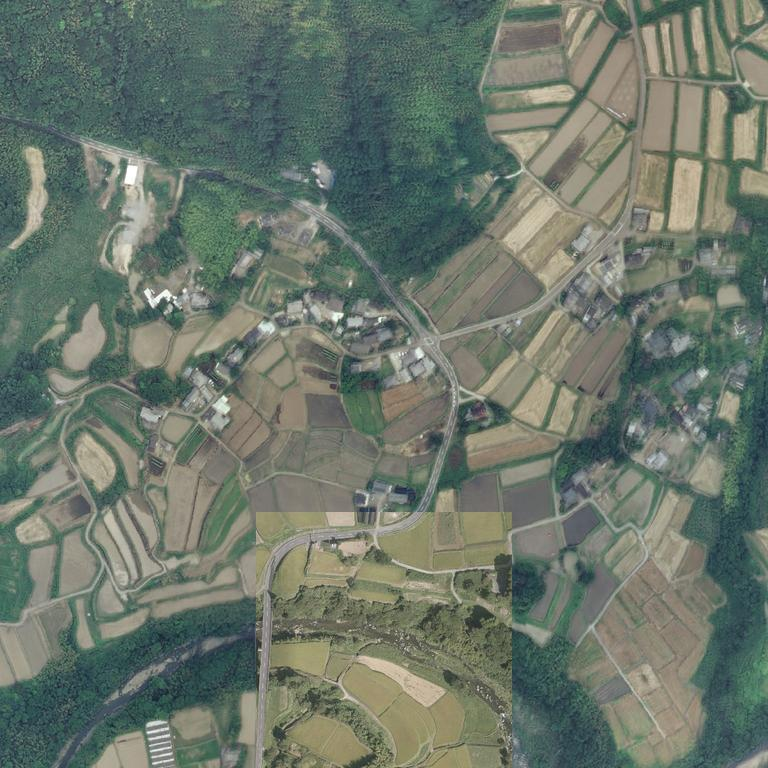
#> input picture aerial_tsujiwara_1km_z17.jpg, 768 x 768 px, found by its file name
$ python filter_skeleton_by_color.py
#> lines starting #> are read from the running program, lines starting #| are printed output that depends on the picture; after the words box and inside, x2 and y2 are one past the last pixel; in counts of white or black regions, pixels touching at a corner belong together; pictures that were not available may be replaced by others from this repository, and a replacement may not be noted
# filter_skeleton_by_color.py
import cv2
import numpy as np

AERIAL_PATH = "data/aerial_tsujiwara_1km_z17.jpg"   # 航空写真
SKEL_PATH   = "road_line_mask_skel.png"             # いちばん精度良さそうなスケルトン
OUTPUT      = "road_line_mask_color_filtered.png"

# ===== パラメータ（ここをいじって調整） =====
# HSV で「濃い緑」とみなす範囲
GREEN_H_MIN = 35   # 0-179
GREEN_H_MAX = 85
SAT_MIN     = 60   # 彩度の下限（0-255）
VAL_MIN     = 40   # 明度の下限（真っ暗な影を除く）

# Excess Green の閾値（2G - R - B がこれより大きいと「緑優勢」とみなす）
EXG_THRESH  = 20

# 森林マスクをどれくらい膨張させるか（道路境界までまとめて削る用）
DILATE_KERNEL = 3    # 奇数。3 か 5 くらいがおすすめ

def main():
    # 画像読み込み
    aerial = cv2.imread(AERIAL_PATH)
#> aerial is the input picture: shape (768, 768, 3); mean B, G, R 106.5, 118.2, 107
    if aerial is None:
        raise RuntimeError(f"failed to read aerial: {AERIAL_PATH}")

    skel = cv2.imread(SKEL_PATH, cv2.IMREAD_GRAYSCALE)
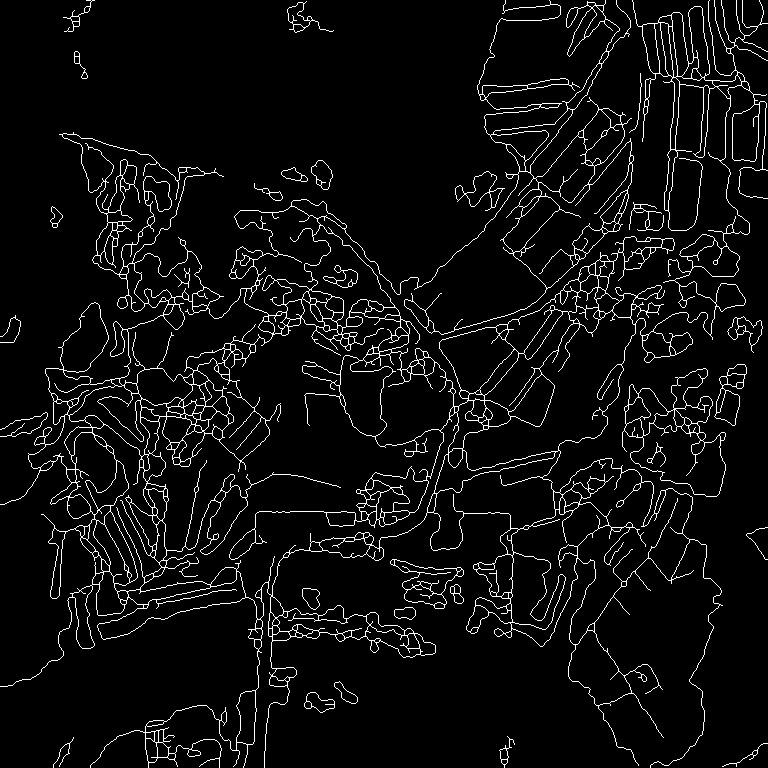
#> input picture road_skel_with_major.png, 768 x 768 px, given in place of road_line_mask_skel.png, which was not available
#> skel: shape (768, 768); 5.3% white in thin lines or dots
    if skel is None:
        raise RuntimeError(f"failed to read skeleton: {SKEL_PATH}")

    # サイズが違う場合は、スケルトンに合わせて航空写真をリサイズ
    h_s, w_s = skel.shape
#> h_s = 768; w_s = 768
    h_a, w_a, _ = aerial.shape
#> h_a = 768; w_a = 768
    if (h_s, w_s) != (h_a, w_a):
        print(f"resize aerial from {(h_a, w_a)} to {(h_s, w_s)}")
        aerial = cv2.resize(aerial, (w_s, h_s), interpolation=cv2.INTER_LINEAR)

    # BGR -> HSV
    hsv = cv2.cvtColor(aerial, cv2.COLOR_BGR2HSV)
#> hsv: shape (768, 768, 3); mean H, S, V 56.7, 51.1, 120.3
    h, s, v = cv2.split(hsv)
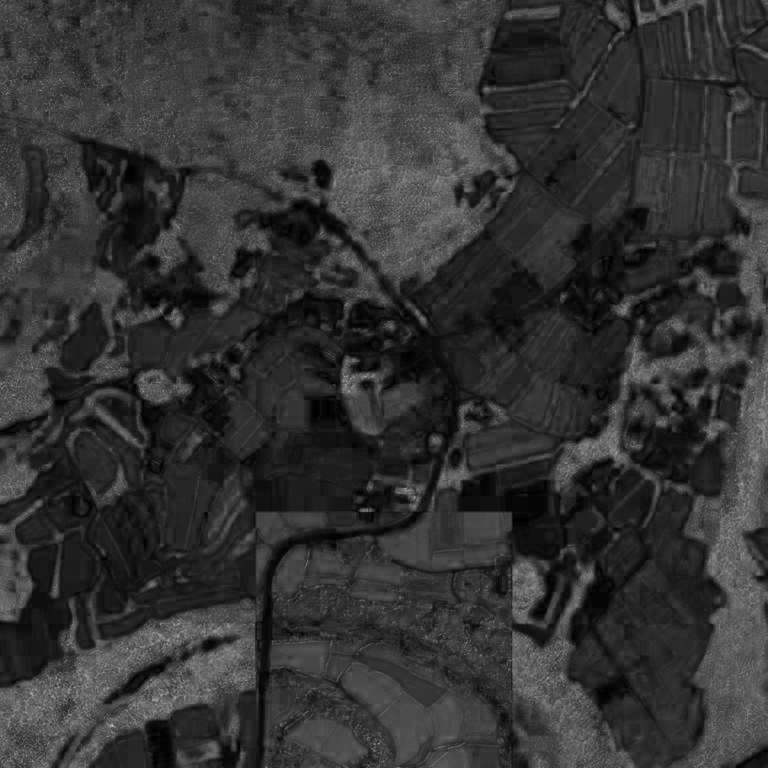
#> s: shape (768, 768); min 0, max 221, mean 51.1

    # BGR チャンネルも取り出して Excess Green を計算
    b, g, r = cv2.split(aerial.astype(np.int16))
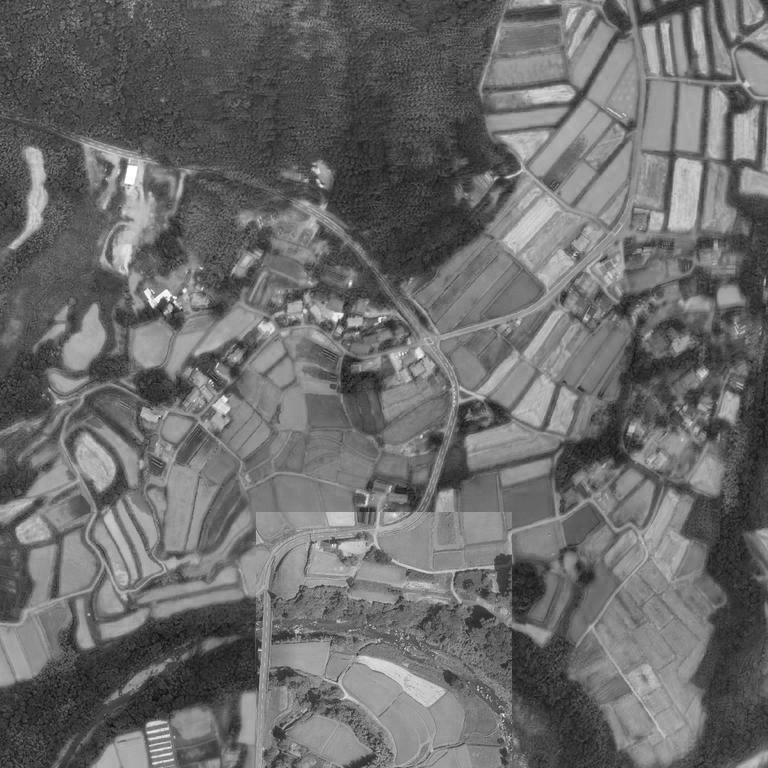
#> r: shape (768, 768) int16; min 5, max 255, mean 107
    exg = 2 * g - r - b   # 負の値もあるので int16 のまま
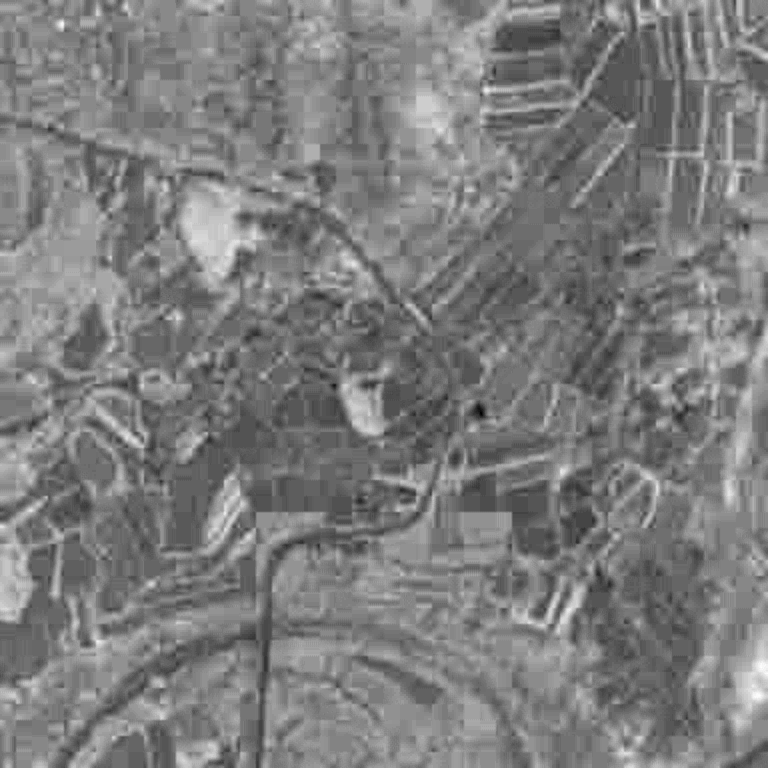
#> exg: shape (768, 768) int16; min -40, max 88, mean 22.9; drawn with min black and max white

    # 「緑優勢」かどうか（Excess Green）
    exg_mask = (exg > EXG_THRESH)
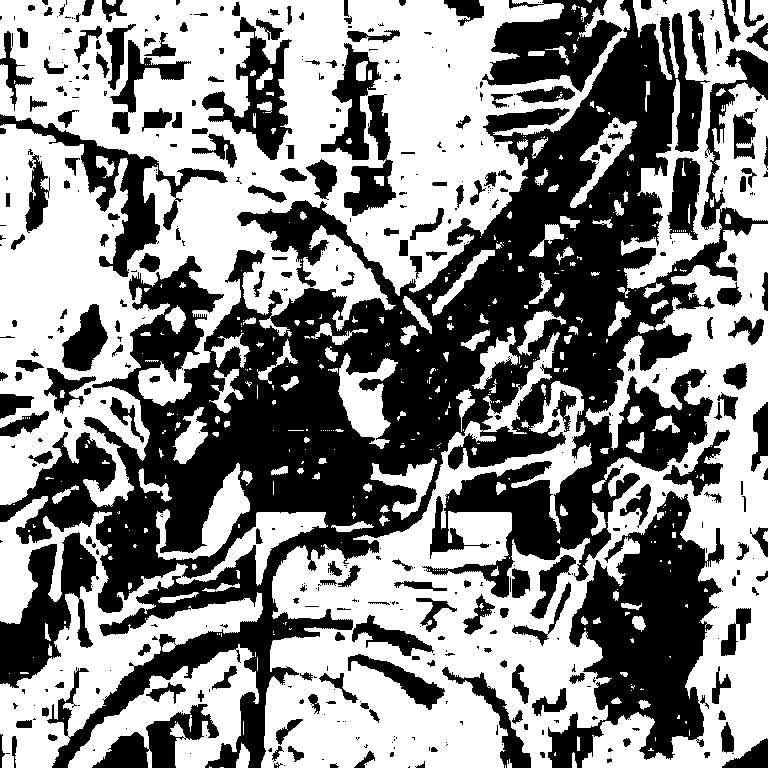
#> exg_mask: shape (768, 768) bool; 53.8% white; 489 black regions (271 under 20 px), largest, box (x1, y1, x2, y2) and area: (0, 0, 768, 768) 171011, (548, 491, 724, 768) 23185, (0, 532, 99, 688) 7131

    # HSV で「緑っぽい」「そこそこ明るくて彩度がある」ピクセル
    green_hsv_mask = (
        (h >= GREEN_H_MIN) & (h <= GREEN_H_MAX) &
        (s >= SAT_MIN) & (v >= VAL_MIN)
    )
#> green_hsv_mask: shape (768, 768) bool; 16.5% white; 1646 white regions (1313 under 20 px), largest, box (x1, y1, x2, y2) and area: (351, 0, 502, 176) 9528, (176, 181, 291, 316) 5373, (721, 618, 768, 736) 3015

    # 上の両方を満たすところを「森林」とみなす
    forest_mask = (exg_mask & green_hsv_mask).astype(np.uint8)

    # 森林マスクを膨張して、境界線も含めて広げる
    if DILATE_KERNEL > 1:
        k = cv2.getStructuringElement(
            cv2.MORPH_ELLIPSE, (DILATE_KERNEL, DILATE_KERNEL)
        )
        forest_mask = cv2.dilate(forest_mask, k, iterations=1)
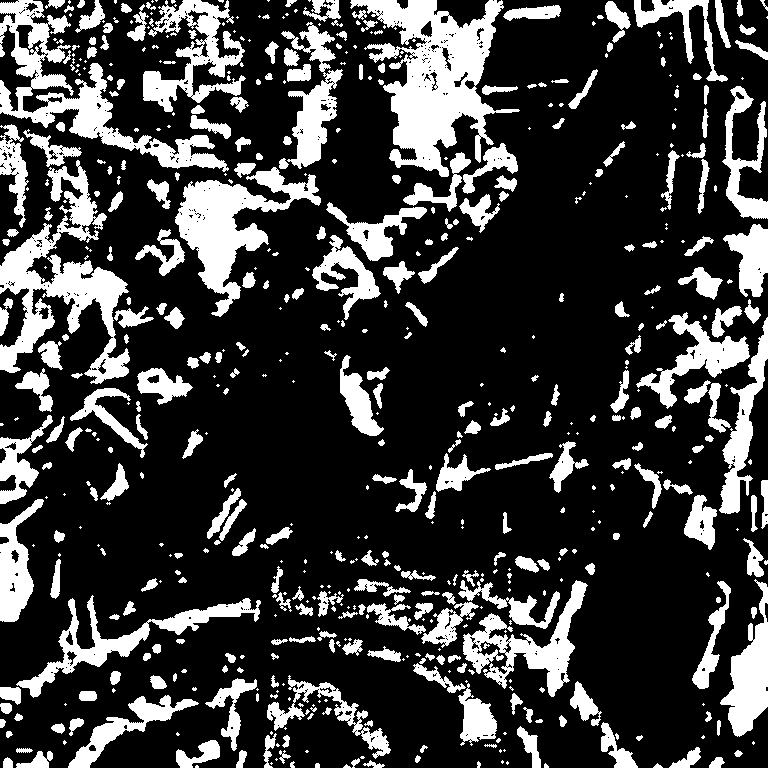
#> forest_mask: shape (768, 768); values 0 (black) and 1 (white), 23.5% white; 597 white regions (263 under 20 px), largest, box (x1, y1, x2, y2) and area: (350, 0, 520, 177) 12884, (0, 160, 130, 384) 9720, (0, 0, 229, 172) 8435

    # デバッグ用に森林マスクも保存しておく（真っ白が森）
    cv2.imwrite("forest_mask_debug.png", forest_mask * 255)

    # スケルトンを 0/1 に
    skel_bin = (skel > 0).astype(np.uint8)
#> skel_bin: shape (768, 768); values 0 (black) and 1 (white), 5.3% white in thin lines or dots

    # 「森林ではない場所」のマスク
    non_forest_mask = (forest_mask == 0).astype(np.uint8)

    # スケルトン＆非森林 → 森の上の線だけ削除
    filtered = cv2.bitwise_and(skel_bin, skel_bin, mask=non_forest_mask)
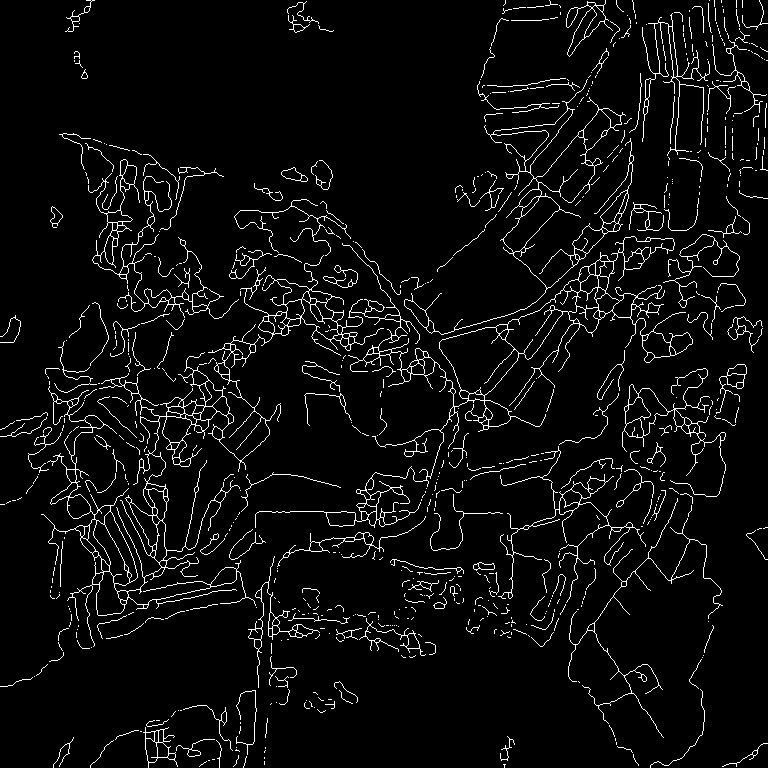
#> filtered: shape (768, 768); values 0 (black) and 1 (white), 4.9% white in thin lines or dots

    kept_ratio = filtered.sum() / (skel_bin.sum() + 1e-6)
#> kept_ratio = 0.935
    print(f"kept skeleton pixels ratio: {kept_ratio:.3f}")
#| kept skeleton pixels ratio: 0.935

    out = (filtered * 255).astype(np.uint8)
#> out: shape (768, 768); 4.9% white in thin lines or dots
    cv2.imwrite(OUTPUT, out)
    print("saved:", OUTPUT)


if __name__ == "__main__":
    main()
